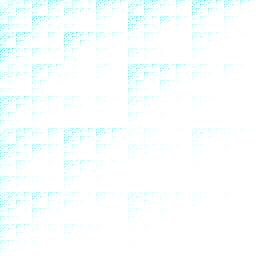
#> input picture FIG. 4(b)/testing_set/chainN64_j(-1,-0.226021)_h(0,0.445482)_chi16periodic.jpg, 256 x 256 px
$ python -i Qubism.py   (imports and definitions only)
#> lines starting #> are read from the running program, lines starting #| are printed output that depends on the picture
import numpy as np
from PIL import Image


# [117 lines left out: functions state2image, state2image_2, state2image_3, list2num, list2index, not called in this run]


def image2rgb(image, if_rescale_1=False):
    # Positive: red; negative: blue
    shape = image.shape
    im = Image.new("RGB", shape)
    for nx in range(0, shape[0]):
        for ny in range(0, shape[1]):
            if if_rescale_1:
                if image[nx, ny] > 0:
                    im.putpixel((nx, ny), (0, 255, 255))
                else:
                    im.putpixel((nx, ny), (255, 0, 255))
            else:
                if image[nx, ny] > 0:
                    im.putpixel((nx, ny), (255 - int(image[nx, ny]), 255, 255))
                else:
                    im.putpixel((nx, ny), (255, 255 + int(image[nx, ny]), 255))
    return im

>>> import cv2
>>> picture = cv2.imread('FIG. 4(b)/testing_set/chainN64_j(-1,-0.226021)_h(0,0.445482)_chi16periodic.jpg', cv2.IMREAD_GRAYSCALE)
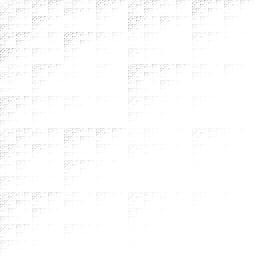
#> picture: shape (256, 256); min 181, max 255, mean 253.2
>>> result = image2rgb(picture)
#> in image2rgb, `im = Image.new("RGB", shape)`: im: PIL image 256x256 RGB; every value is 0
#> after the loop in image2rgb, `for nx in range(0, shape[0]):`:
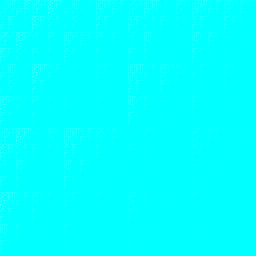
#> im: PIL image 256x256 RGB; mean R, G, B 1.8, 255, 255

$ run again, on FIG. 4(b)/testing_set/chainN64_j(-1,-0.597386)_h(0,-0.112602)_chi16periodic.jpg
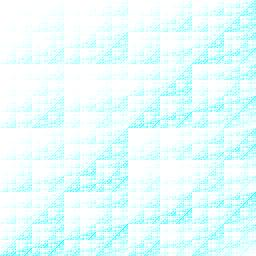
#> input picture FIG. 4(b)/testing_set/chainN64_j(-1,-0.597386)_h(0,-0.112602)_chi16periodic.jpg, 256 x 256 px
#> `picture = cv2.imread('FIG. 4(b)/testing_set/chainN64_j(-1,-0.226021)_h..`:
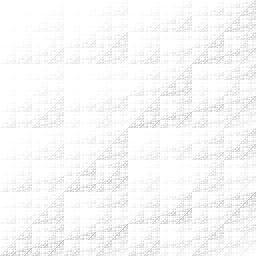
#> picture: shape (256, 256); min 178, max 255, mean 247.5
#> after the loop in image2rgb, `for nx in range(0, shape[0]):`:
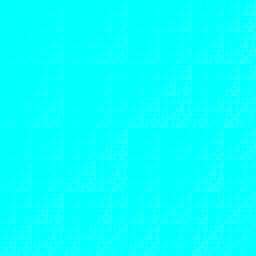
#> im: PIL image 256x256 RGB; mean R, G, B 7.5, 255, 255

$ run again, on FIG. 4(b)/testing_set/chainN64_j(-1,0.555459)_h(0,0.255086)_chi16periodic.jpg
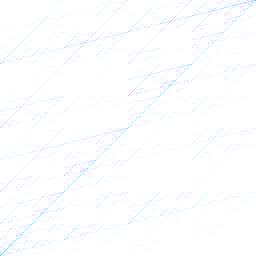
#> input picture FIG. 4(b)/testing_set/chainN64_j(-1,0.555459)_h(0,0.255086)_chi16periodic.jpg, 256 x 256 px
#> after the loop in image2rgb, `for nx in range(0, shape[0]):`:
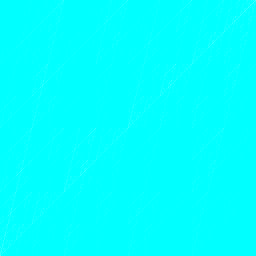
#> im: PIL image 256x256 RGB; mean R, G, B 1.7, 255, 255

$ run again, on FIG. 4(b)/testing_set/chainN64_j(-1,0.587899)_h(0,0.486817)_chi16periodic.jpg
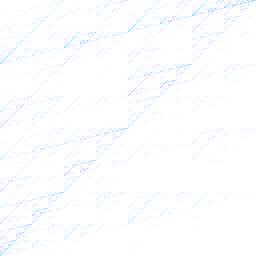
#> input picture FIG. 4(b)/testing_set/chainN64_j(-1,0.587899)_h(0,0.486817)_chi16periodic.jpg, 256 x 256 px
#> after the loop in image2rgb, `for nx in range(0, shape[0]):`:
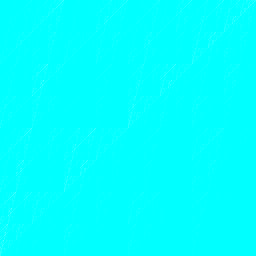
#> im: PIL image 256x256 RGB; mean R, G, B 1.9, 255, 255
